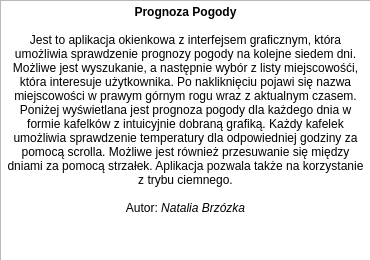
<?xml version="1.0" encoding="UTF-8"?>
<ui version="4.0">
 <class>Dialog</class>
 <widget class="QDialog" name="Dialog">
  <property name="geometry">
   <rect>
    <x>0</x>
    <y>0</y>
    <width>370</width>
    <height>260</height>
   </rect>
  </property>
  <property name="windowTitle">
   <string>Dialog</string>
  </property>
  <widget class="QTextBrowser" name="textBrowser">
   <property name="geometry">
    <rect>
     <x>0</x>
     <y>0</y>
     <width>371</width>
     <height>321</height>
    </rect>
   </property>
   <property name="html">
    <string>&lt;!DOCTYPE HTML PUBLIC &quot;-//W3C//DTD HTML 4.0//EN&quot; &quot;http://www.w3.org/TR/REC-html40/strict.dtd&quot;&gt;
&lt;html&gt;&lt;head&gt;&lt;meta name=&quot;qrichtext&quot; content=&quot;1&quot; /&gt;&lt;meta charset=&quot;utf-8&quot; /&gt;&lt;style type=&quot;text/css&quot;&gt;
p, li { white-space: pre-wrap; }
hr { height: 1px; border-width: 0; }
li.unchecked::marker { content: &quot;\2610&quot;; }
li.checked::marker { content: &quot;\2612&quot;; }
&lt;/style&gt;&lt;/head&gt;&lt;body style=&quot; font-family:'Segoe UI'; font-size:9pt; font-weight:400; font-style:normal;&quot;&gt;
&lt;p align=&quot;center&quot; style=&quot; margin-top:0px; margin-bottom:0px; margin-left:0px; margin-right:0px; -qt-block-indent:0; text-indent:0px;&quot;&gt;&lt;span style=&quot; font-weight:700;&quot;&gt;Prognoza Pogody&lt;/span&gt;&lt;br /&gt;&lt;/p&gt;
&lt;p align=&quot;center&quot; style=&quot; margin-top:0px; margin-bottom:0px; margin-left:0px; margin-right:0px; -qt-block-indent:0; text-indent:0px;&quot;&gt;Jest to aplikacja okienkowa z interfejsem graficznym, która umożliwia sprawdzenie prognozy pogody na kolejne siedem dni. Możliwe jest wyszukanie, a następnie wybór z listy miejscowośći, która interesuje użytkownika. Po nakliknięciu pojawi się nazwa miejscowości w prawym górnym rogu wraz z aktualnym czasem. Poniżej wyświetlana jest prognoza pogody dla każdego dnia w formie kafelków z intuicyjnie dobraną grafiką. Każdy kafelek umożliwia sprawdzenie temperatury dla odpowiedniej godziny za pomocą scrolla. Możliwe jest również przesuwanie się między dniami za pomocą strzałek. Aplikacja pozwala także na korzystanie z trybu ciemnego.&lt;/p&gt;
&lt;p align=&quot;center&quot; style=&quot; margin-top:0px; margin-bottom:0px; margin-left:0px; margin-right:0px; -qt-block-indent:0; text-indent:0px;&quot;&gt;&lt;br /&gt;Autor: &lt;span style=&quot; font-style:italic;&quot;&gt;Natalia Brzózka&lt;/span&gt;&lt;/p&gt;&lt;/body&gt;&lt;/html&gt;</string>
   </property>
  </widget>
 </widget>
 <resources/>
 <connections/>
</ui>
